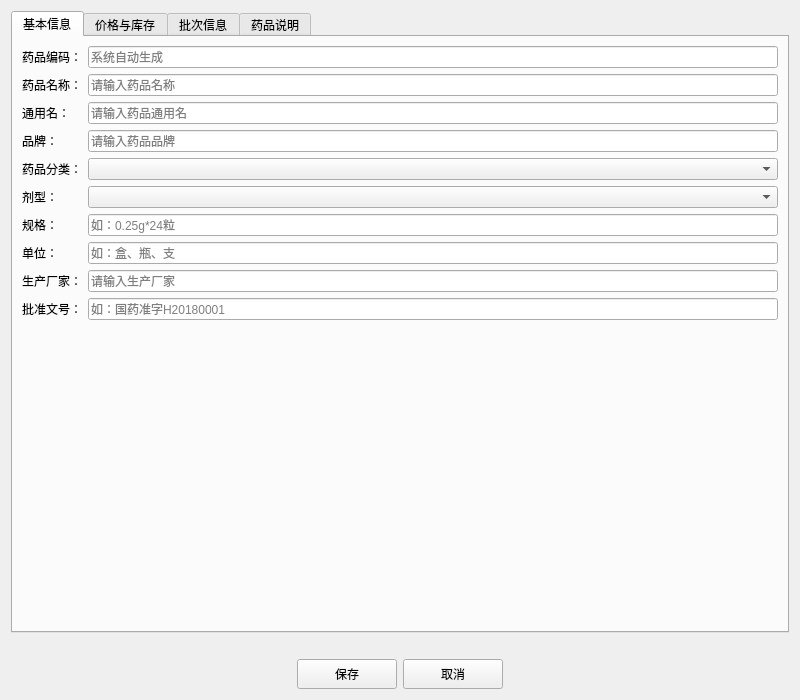
<?xml version="1.0" encoding="UTF-8"?>
<ui version="4.0">
<class>MedicineEditView</class>
<widget class="QWidget" name="MedicineEditView">
 <property name="geometry">
  <rect>
   <x>0</x>
   <y>0</y>
   <width>800</width>
   <height>700</height>
  </rect>
 </property>
 <property name="windowTitle">
  <string>药品信息编辑</string>
 </property>
 <layout class="QVBoxLayout" name="verticalLayout">
  <item>
   <widget class="QTabWidget" name="tabWidget">
    <property name="currentIndex">
     <number>0</number>
    </property>
    <widget class="QWidget" name="tabBasic">
     <attribute name="title">
      <string>基本信息</string>
     </attribute>
     <layout class="QFormLayout" name="formLayout_2">
      <item row="0" column="0">
       <widget class="QLabel" name="label">
        <property name="text">
         <string>药品编码：</string>
        </property>
       </widget>
      </item>
      <item row="0" column="1">
       <widget class="QLineEdit" name="txtCode">
        <property name="placeholderText">
         <string>系统自动生成</string>
        </property>
        <property name="readOnly">
         <bool>true</bool>
        </property>
       </widget>
      </item>
      <item row="1" column="0">
       <widget class="QLabel" name="label_2">
        <property name="text">
         <string>药品名称：</string>
        </property>
       </widget>
      </item>
      <item row="1" column="1">
       <widget class="QLineEdit" name="txtName">
        <property name="placeholderText">
         <string>请输入药品名称</string>
        </property>
       </widget>
      </item>
      <item row="2" column="0">
       <widget class="QLabel" name="label_3">
        <property name="text">
         <string>通用名：</string>
        </property>
       </widget>
      </item>
      <item row="2" column="1">
       <widget class="QLineEdit" name="txtGenericName">
        <property name="placeholderText">
         <string>请输入药品通用名</string>
        </property>
       </widget>
      </item>
      <item row="3" column="0">
       <widget class="QLabel" name="label_4">
        <property name="text">
         <string>品牌：</string>
        </property>
       </widget>
      </item>
      <item row="3" column="1">
       <widget class="QLineEdit" name="txtBrand">
        <property name="placeholderText">
         <string>请输入药品品牌</string>
        </property>
       </widget>
      </item>
      <item row="4" column="0">
       <widget class="QLabel" name="label_5">
        <property name="text">
         <string>药品分类：</string>
        </property>
       </widget>
      </item>
      <item row="4" column="1">
       <widget class="QComboBox" name="cmbCategory">
       </widget>
      </item>
      <item row="5" column="0">
       <widget class="QLabel" name="label_6">
        <property name="text">
         <string>剂型：</string>
        </property>
       </widget>
      </item>
      <item row="5" column="1">
       <widget class="QComboBox" name="cmbDosageForm">
       </widget>
      </item>
      <item row="6" column="0">
       <widget class="QLabel" name="label_7">
        <property name="text">
         <string>规格：</string>
        </property>
       </widget>
      </item>
      <item row="6" column="1">
       <widget class="QLineEdit" name="txtSpecification">
        <property name="placeholderText">
         <string>如：0.25g*24粒</string>
        </property>
       </widget>
      </item>
      <item row="7" column="0">
       <widget class="QLabel" name="label_8">
        <property name="text">
         <string>单位：</string>
        </property>
       </widget>
      </item>
      <item row="7" column="1">
       <widget class="QLineEdit" name="txtUnit">
        <property name="placeholderText">
         <string>如：盒、瓶、支</string>
        </property>
       </widget>
      </item>
      <item row="8" column="0">
       <widget class="QLabel" name="label_9">
        <property name="text">
         <string>生产厂家：</string>
        </property>
       </widget>
      </item>
      <item row="8" column="1">
       <widget class="QLineEdit" name="txtManufacturer">
        <property name="placeholderText">
         <string>请输入生产厂家</string>
        </property>
       </widget>
      </item>
      <item row="9" column="0">
       <widget class="QLabel" name="label_10">
        <property name="text">
         <string>批准文号：</string>
        </property>
       </widget>
      </item>
      <item row="9" column="1">
       <widget class="QLineEdit" name="txtApprovalNumber">
        <property name="placeholderText">
         <string>如：国药准字H20180001</string>
        </property>
       </widget>
      </item>
     </layout>
    </widget>
    <widget class="QWidget" name="tabPrice">
     <attribute name="title">
      <string>价格与库存</string>
     </attribute>
     <layout class="QFormLayout" name="formLayout">
      <item row="0" column="0">
       <widget class="QLabel" name="label_11">
        <property name="text">
         <string>销售单价：</string>
        </property>
       </widget>
      </item>
      <item row="0" column="1">
       <widget class="QDoubleSpinBox" name="spinPrice">
        <property name="suffix">
         <string> 元</string>
        </property>
        <property name="decimals">
         <number>2</number>
        </property>
        <property name="minimum">
         <double>0.00</double>
        </property>
        <property name="maximum">
         <double>10000.00</double>
        </property>
       </widget>
      </item>
      <item row="1" column="0">
       <widget class="QLabel" name="label_12">
        <property name="text">
         <string>成本单价：</string>
        </property>
       </widget>
      </item>
      <item row="1" column="1">
       <widget class="QDoubleSpinBox" name="spinCost">
        <property name="suffix">
         <string> 元</string>
        </property>
        <property name="decimals">
         <number>2</number>
        </property>
        <property name="minimum">
         <double>0.00</double>
        </property>
        <property name="maximum">
         <double>10000.00</double>
        </property>
       </widget>
      </item>
      <item row="2" column="0">
       <widget class="QLabel" name="label_13">
        <property name="text">
         <string>当前库存：</string>
        </property>
       </widget>
      </item>
      <item row="2" column="1">
       <widget class="QSpinBox" name="spinStock">
        <property name="suffix">
         <string> 个</string>
        </property>
        <property name="minimum">
         <number>0</number>
        </property>
        <property name="maximum">
         <number>100000</number>
        </property>
       </widget>
      </item>
      <item row="3" column="0">
       <widget class="QLabel" name="label_14">
        <property name="text">
         <string>最小库存：</string>
        </property>
       </widget>
      </item>
      <item row="3" column="1">
       <widget class="QSpinBox" name="spinMinStock">
        <property name="suffix">
         <string> 个</string>
        </property>
        <property name="minimum">
         <number>0</number>
        </property>
        <property name="maximum">
         <number>10000</number>
        </property>
        <property name="value">
         <number>10</number>
        </property>
       </widget>
      </item>
      <item row="4" column="0">
       <widget class="QLabel" name="label_15">
        <property name="text">
         <string>最大库存：</string>
        </property>
       </widget>
      </item>
      <item row="4" column="1">
       <widget class="QSpinBox" name="spinMaxStock">
        <property name="suffix">
         <string> 个</string>
        </property>
        <property name="minimum">
         <number>0</number>
        </property>
        <property name="maximum">
         <number>100000</number>
        </property>
        <property name="value">
         <number>1000</number>
        </property>
       </widget>
      </item>
      <item row="5" column="0">
       <widget class="QLabel" name="label_16">
        <property name="text">
         <string>存储位置：</string>
        </property>
       </widget>
      </item>
      <item row="5" column="1">
       <widget class="QLineEdit" name="txtStorageLocation">
        <property name="placeholderText">
         <string>如：A区3排2层</string>
        </property>
       </widget>
      </item>
     </layout>
    </widget>
    <widget class="QWidget" name="tabBatch">
     <attribute name="title">
      <string>批次信息</string>
     </attribute>
     <layout class="QFormLayout" name="formLayout_3">
      <item row="0" column="0">
       <widget class="QLabel" name="label_17">
        <property name="text">
         <string>批次号：</string>
        </property>
       </widget>
      </item>
      <item row="0" column="1">
       <widget class="QLineEdit" name="txtBatchNumber">
        <property name="placeholderText">
         <string>如：20231015A</string>
        </property>
       </widget>
      </item>
      <item row="1" column="0">
       <widget class="QLabel" name="label_18">
        <property name="text">
         <string>生产日期：</string>
        </property>
       </widget>
      </item>
      <item row="1" column="1">
       <widget class="QDateEdit" name="dateProduction">
        <property name="calendarPopup">
         <bool>true</bool>
        </property>
       </widget>
      </item>
      <item row="2" column="0">
       <widget class="QLabel" name="label_19">
        <property name="text">
         <string>有效期（天）：</string>
        </property>
       </widget>
      </item>
      <item row="2" column="1">
       <widget class="QSpinBox" name="spinExpirationDays">
        <property name="suffix">
         <string> 天</string>
        </property>
        <property name="minimum">
         <number>1</number>
        </property>
        <property name="maximum">
         <number>3650</number>
        </property>
        <property name="value">
         <number>730</number>
        </property>
       </widget>
      </item>
      <item row="3" column="0">
       <widget class="QLabel" name="label_20">
        <property name="text">
         <string>过期日期：</string>
        </property>
       </widget>
      </item>
      <item row="3" column="1">
       <widget class="QDateEdit" name="dateExpiry">
        <property name="calendarPopup">
         <bool>true</bool>
        </property>
        <property name="readOnly">
         <bool>true</bool>
        </property>
       </widget>
      </item>
      <item row="4" column="0">
       <widget class="QLabel" name="label_21">
        <property name="text">
         <string>药品状态：</string>
        </property>
       </widget>
      </item>
      <item row="4" column="1">
       <widget class="QComboBox" name="cmbStatus">
       </widget>
      </item>
     </layout>
    </widget>
    <widget class="QWidget" name="tabDescription">
     <attribute name="title">
      <string>药品说明</string>
     </attribute>
     <layout class="QVBoxLayout" name="verticalLayout_2">
      <item>
       <widget class="QLabel" name="label_22">
        <property name="text">
         <string>适应症：</string>
        </property>
       </widget>
      </item>
      <item>
       <widget class="QPlainTextEdit" name="txtIndications">
        <property name="placeholderText">
         <string>请输入药品适应症...</string>
        </property>
       </widget>
      </item>
      <item>
       <widget class="QLabel" name="label_23">
        <property name="text">
         <string>禁忌症：</string>
        </property>
       </widget>
      </item>
      <item>
       <widget class="QPlainTextEdit" name="txtContraindications">
        <property name="placeholderText">
         <string>请输入药品禁忌症...</string>
        </property>
       </widget>
      </item>
      <item>
       <widget class="QLabel" name="label_24">
        <property name="text">
         <string>副作用：</string>
        </property>
       </widget>
      </item>
      <item>
       <widget class="QPlainTextEdit" name="txtSideEffects">
        <property name="placeholderText">
         <string>请输入药品副作用...</string>
        </property>
       </widget>
      </item>
      <item>
       <widget class="QLabel" name="label_25">
        <property name="text">
         <string>用法用量：</string>
        </property>
       </widget>
      </item>
      <item>
       <widget class="QPlainTextEdit" name="txtUsageDosage">
        <property name="placeholderText">
         <string>请输入药品用法用量...</string>
        </property>
       </widget>
      </item>
     </layout>
    </widget>
   </widget>
  </item>
  <item>
   <widget class="QLabel" name="lblError">
    <property name="text">
     <string/>
    </property>
    <property name="styleSheet">
     <string notr="true">color: red; font-weight: bold;</string>
    </property>
    <property name="alignment">
     <set>Qt::AlignCenter</set>
    </property>
   </widget>
  </item>
  <item>
   <layout class="QHBoxLayout" name="horizontalLayout">
    <item>
     <spacer name="horizontalSpacer">
      <property name="orientation">
       <enum>Qt::Horizontal</enum>
      </property>
      <property name="sizeHint" stdset="0">
       <size>
        <width>40</width>
        <height>20</height>
       </size>
      </property>
     </spacer>
    </item>
    <item>
     <widget class="QPushButton" name="btnSave">
      <property name="text">
       <string>保存</string>
      </property>
      <property name="minimumSize">
       <size>
        <width>100</width>
        <height>30</height>
       </size>
      </property>
     </widget>
    </item>
    <item>
     <widget class="QPushButton" name="btnCancel">
      <property name="text">
       <string>取消</string>
      </property>
      <property name="minimumSize">
       <size>
        <width>100</width>
        <height>30</height>
       </size>
      </property>
     </widget>
    </item>
    <item>
     <spacer name="horizontalSpacer_2">
      <property name="orientation">
       <enum>Qt::Horizontal</enum>
      </property>
      <property name="sizeHint" stdset="0">
       <size>
        <width>40</width>
        <height>20</height>
       </size>
      </property>
     </spacer>
    </item>
   </layout>
  </item>
 </layout>
</widget>
<resources/>
<connections/>
</ui>
